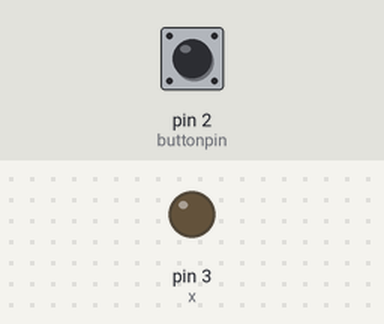
A sketch run on a simulated Arduino Uno, built with avr-gcc and run on an emulated ATmega328P. Parts: output pins drawn as LEDs (lit = HIGH). The test bench sets the inputs (shaded band); at power-on: pin 2 (buttonpin) LOW.

Above: at 1.2 s.
1.3 s: pin 2 (buttonpin) pulled HIGH for 1 s
At 1.8 s:
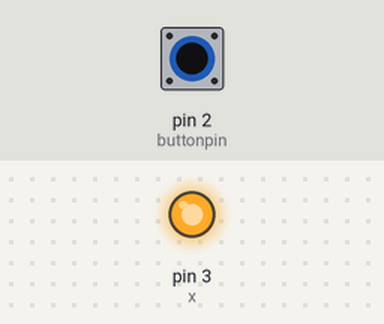
4.3 s: pin 2 (buttonpin) pulled HIGH for 3.2 s
At 7.8 s:
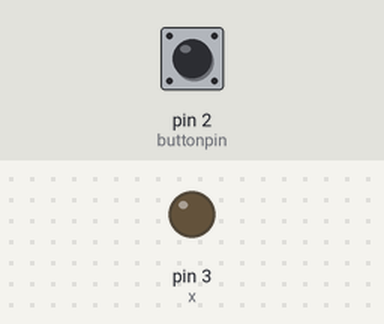
Timing chart, 0 to 9.3 s (numbered marks = the images above; inputs shaded):
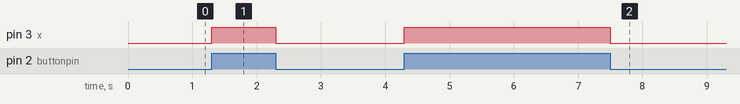

Measured:
- after the input at 1.3 s, pin 3 (x): LOW → HIGH at once, → LOW 1.0 s later
- after the input at 4.3 s, pin 3 (x): LOW → HIGH at once, → LOW 3.2 s later

The sketch:

simple_buttonpin.ino
```cpp
const int buttonpin = 2;
int x = 3;
void setup() {
  pinMode(buttonpin, INPUT);
  pinMode(x, OUTPUT);
}

void loop() {
  int val = digitalRead(buttonpin);
if(val == HIGH){
  digitalWrite(x, HIGH);
    delay(100);  //change time here
    digitalWrite(x, LOW);
}
}
```
